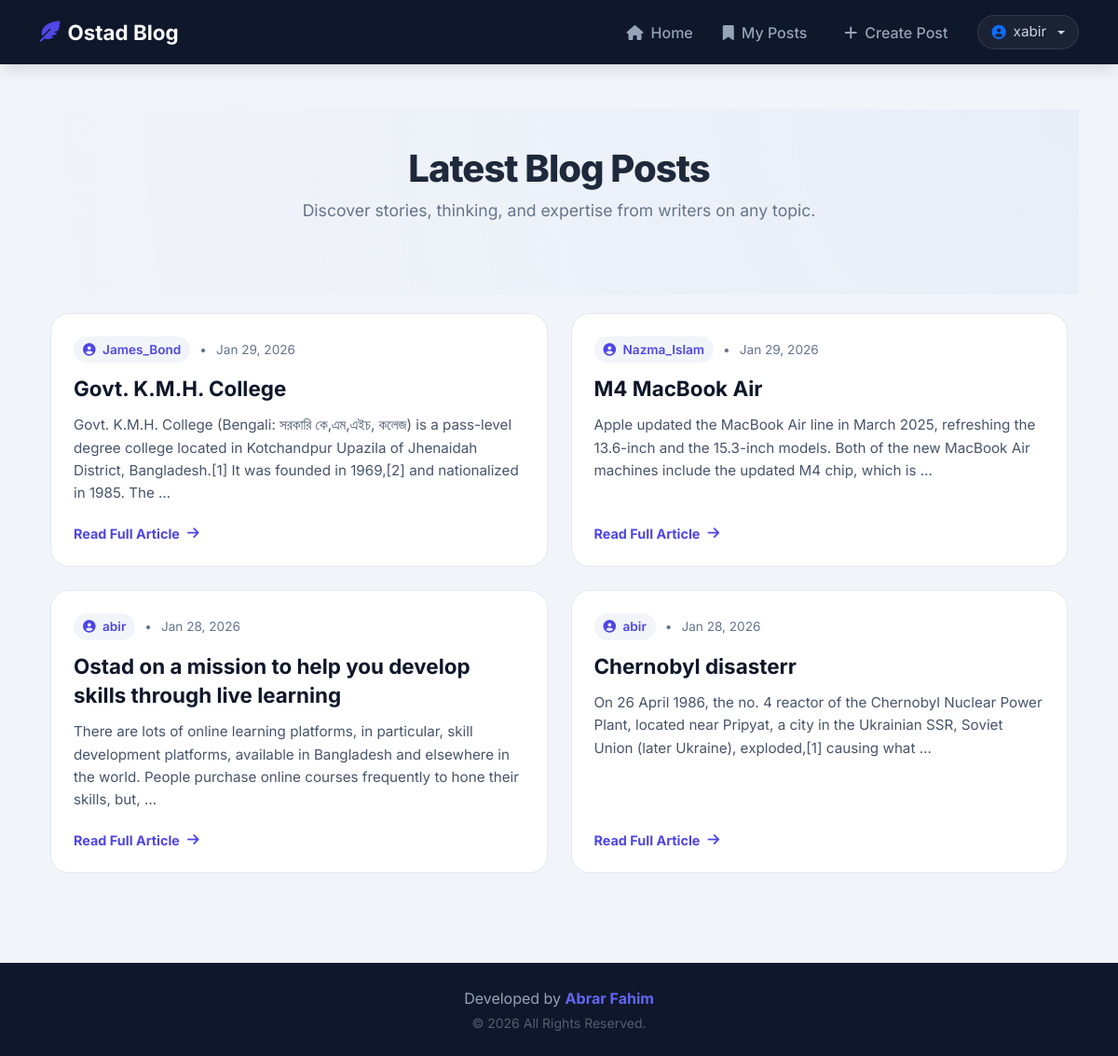
Page / (signed in) on the committed database.
### posts/models.py (models this page shows, shortened)
class Post(models.Model):
    VISIBILITY_CHOICES = [
        ('private', 'Only Me'),
        ('specific', 'Specific Users'),
        ('public', 'Everyone'),
    ]
    title = models.CharField(max_length=200)
    content = models.TextField()
    author = models.ForeignKey(User, on_delete=models.CASCADE)
    created_at = models.DateTimeField(auto_now_add=True)
    updated_at = models.DateTimeField(auto_now=True)
    visibility = models.CharField(max_length=20, choices=VISIBILITY_CHOICES, default='public')
    allowed_users = models.ManyToManyField(User, related_name='shared_posts', blank=True)
    def is_readable_by(self, user):
        if self.visibility == 'public':
            return True
        if self.author == user:
            return True
        if self.visibility == 'private':
            return False
        if self.visibility == 'specific':
            return self.allowed_users.filter(pk=user.pk).exists()
        return False

### posts/views.py (the view)
# urls.py: path('', views.home, name='home'),
def home(request):
    posts = Post.objects.all().order_by('-created_at')
    readable_posts = []
    for post in posts:
        if request.user.is_authenticated:
            if post.is_readable_by(request.user):
                readable_posts.append(post)
        else:
            if post.visibility == 'public':
                readable_posts.append(post)
    return render(request, 'posts/home.html', {'posts': readable_posts})

### templates/posts/home.html (shortened to what this page needs)
{% extends 'base.html' %}
{% block content %}
<link rel="stylesheet" href="https://cdnjs.cloudflare.com/ajax/libs/animate.css/4.1.1/animate.min.css"/>
<div class="hero-banner animate__animated animate__fadeIn">
    <h1 class="hero-title">Latest Blog Posts</h1>
    <p class="hero-subtitle">Discover stories, thinking, and expertise from writers on any topic.</p>
</div>
<div class="container pb-5">
    {% if posts %}
        <div class="blog-grid">
            {% for post in posts %}
                <article class="post-card animate__animated animate__fadeIn">
                    <div class="post-meta">
                        <span class="author-badge">
                            <i class="fa-solid fa-user-circle me-1"></i> {{ post.author.username }}
                        </span>
                        <span>•</span>
                        <span>{{ post.created_at|date:"M d, Y" }}</span>
                    </div>
                    <h3 class="post-title">{{ post.title }}</h3>
                    <p class="post-excerpt">
                        {{ post.content|truncatewords:30 }}
                    </p>
                    <a href="{% url 'post_detail' post.pk %}" class="btn-read">
                        Read Full Article <i class="fa-solid fa-arrow-right"></i>
                    </a>
                </article>
            {% endfor %}
        </div>
    {% endif %}
</div>
{% endblock %}

### templates/base.html (shortened to what this page needs)
<!doctype html>
<html lang="en">
  <head>
    <link href="https://cdn.jsdelivr.net/npm/bootstrap@5.3.0/dist/css/bootstrap.min.css" rel="stylesheet" />
    <link rel="stylesheet" href="https://cdnjs.cloudflare.com/ajax/libs/font-awesome/6.4.0/css/all.min.css" />
  </head>
  <body>
    <div class="content-wrapper">
      <nav class="navbar navbar-expand-lg navbar-dark sticky-top">
        <div class="container">
          <a class="navbar-brand" href="{% url 'home' %}">
            <i class="fa-solid fa-feather-pointed me-2"></i>Ostad Blog
          </a>
          <div class="collapse navbar-collapse" id="navbarNav">
            <ul class="navbar-nav ms-auto align-items-center">
              <li class="nav-item">
                <a class="nav-link" href="{% url 'home' %}"><i class="fa-solid fa-house"></i> Home</a>
              </li>
              {% if user.is_authenticated %}
                <li class="nav-item">
                  <a class="nav-link" href="{% url 'my_posts' %}"><i class="fa-solid fa-bookmark"></i> My Posts</a>
                </li>
                <li class="nav-item">
                  <a class="nav-link btn-create ms-lg-2" href="{% url 'post_create' %}"><i class="fa-solid fa-plus"></i> Create Post</a>
                </li>
                <li class="nav-item ms-lg-3">
                  <div class="dropdown">
                    <span class="user-info d-flex align-items-center gap-2 dropdown-toggle" data-bs-toggle="dropdown" aria-expanded="false">
                      <i class="fa-solid fa-circle-user text-primary"></i> {{ user.username }}
                    </span>
                  </div>
                </li>
              {% endif %}
            </ul>
          </div>
        </div>
      </nav>
      <main class="container py-5">
        {% block content %} {% endblock %}
      </main>
    </div>
    <footer class="simple-footer">
      <div class="container">
        <div class="mb-1">
          Developed by
          <a href="http://www.abrarfahim.xyz" target="_blank" class="my-portfolio-link">Abrar Fahim</a>
        </div>
        <div class="small opacity-50">
          &copy; <span id="year"></span> All Rights Reserved.
        </div>
      </div>
    </footer>
  </body>
</html>

### templates/base.html (style rules this page uses)
:root { --primary-color: #4f46e5; --primary-hover: #4338ca; --dark-bg: #0f172a; --text-light: #f8fafc; --danger-color: #ef4444; }
html, body { height: 100%; margin: 0; }
body { display: flex; flex-direction: column; min-height: 100vh; font-family: "Inter", sans-serif; background-color: #f1f5f9; color: #1e293b; }
.content-wrapper { flex: 1 0 auto; display: flex; flex-direction: column; }
main.container { flex: 1; }
.navbar { background-color: var(--dark-bg) !important; padding: 0.8rem 0; box-shadow: 0 10px 15px -3px rgba(0, 0, 0, 0.1); }
.navbar-brand { font-weight: 700; font-size: 1.4rem; color: var(--text-light) !important; display: flex; align-items: center; }
.navbar-brand i { color: var(--primary-color); }
.nav-link { color: #94a3b8 !important; font-weight: 500; padding: 0.5rem 1rem !important; transition: 0.3s; display: flex; align-items: center; gap: 8px; }
.user-info { color: #cbd5e1; font-size: 0.95rem; background: rgba(255, 255, 255, 0.05); padding: 6px 14px; border-radius: 50px; border: 1px solid rgba(255, 255, 255, 0.1); cursor: pointer; transition: all 0.3s ease; position: relative; }
.simple-footer { flex-shrink: 0; background: var(--dark-bg); padding: 25px 0; border-top: 1px solid rgba(255, 255, 255, 0.05); text-align: center; color: #94a3b8; }
.my-portfolio-link { color: #6366f1; text-decoration: none; font-weight: 700; transition: 0.3s; border-bottom: 2px solid transparent; }

### templates/posts/home.html (style rules this page uses)
.hero-banner { text-align: center; padding: 40px 0 60px; background: radial-gradient(circle at top right, rgba(99, 102, 241, 0.05), transparent); }
.hero-title { font-size: 2.5rem; font-weight: 800; color: #1e293b; letter-spacing: -1px; }
.hero-subtitle { color: #64748b; font-size: 1.1rem; }
.blog-grid { display: grid; grid-template-columns: repeat(auto-fill, minmax(350px, 1fr)); gap: 25px; margin-top: 20px; }
.post-card { background: white; border: 1px solid #e2e8f0; border-radius: 1.25rem; padding: 1.5rem; transition: all 0.4s cubic-bezier(0.4, 0, 0.2, 1); display: flex; flex-direction: column; height: 100%; position: relative; overflow: hidden; }
.post-meta { display: flex; align-items: center; gap: 10px; margin-bottom: 12px; font-size: 0.85rem; color: #64748b; }
.author-badge { background: #f1f5f9; color: #4f46e5; padding: 4px 10px; border-radius: 50px; font-weight: 600; }
.post-title { font-size: 1.4rem; font-weight: 700; color: #0f172a; line-height: 1.4; margin-bottom: 12px; transition: 0.3s; }
.post-excerpt { color: #475569; font-size: 0.95rem; line-height: 1.6; flex-grow: 1; margin-bottom: 20px; }
.btn-read { display: inline-flex; align-items: center; gap: 8px; color: #4f46e5; text-decoration: none; font-weight: 700; font-size: 0.9rem; transition: 0.3s; }
.btn-read i { transition: 0.3s; }

### rows in the picture
Post: author.username "James_Bond", created_at "Jan 29, 2026", title "Govt. K.M.H. College", content "Govt. K.M.H. College (Bengali: সরকারি কে,এম,এইচ, কলেজ) is a pass-level degree college located in Kotchandpur Upazila of Jhenaidah District, Bangladesh.[1] It was founded in 1969,[2] and nationalized in 1985. The …"
Post: author.username "Nazma_Islam", created_at "Jan 29, 2026", title "M4 MacBook Air", content "Apple updated the MacBook Air line in March 2025, refreshing the 13.6-inch and the 15.3-inch models. Both of the new MacBook Air machines include the updated M4 chip, which is …"
Post: author.username "abir", created_at "Jan 28, 2026", title "Ostad on a mission to help you develop skills through live learning", content "There are lots of online learning platforms, in particular, skill development platforms, available in Bangladesh and elsewhere in the world. People purchase online courses frequently to hone their skills, but, …"
Post: author.username "abir", created_at "Jan 28, 2026", title "Chernobyl disasterr", content "On 26 April 1986, the no. 4 reactor of the Chernobyl Nuclear Power Plant, located near Pripyat, a city in the Ukrainian SSR, Soviet Union (later Ukraine), exploded,[1] causing what …"

### other values in the picture
{{ user.username }} "xabir"
